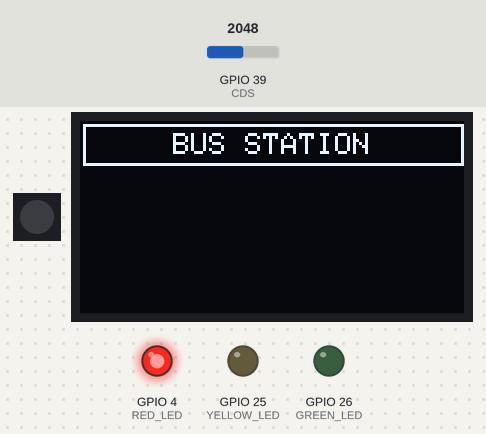
The sketch below on a simulated ESP32. Parts: 1 RGB LEDs in strip order, left to right, 128×64 one-colour display, output pins drawn as LEDs (lit = HIGH). Inputs (shaded band) come from the test bench; at power-on: GPIO 39 (CDS) = 2048. Dim RGB values are drawn brighter than linear; WiFi joins after 1.5 s; servers stay silent unless stated; uploads are accepted with an empty reply; what the sketch prints to the serial monitor is not drawn.

Above: at 2.7 s.
2.8 s: GPIO 39 (CDS) set to 1267
5.8 s: GPIO 39 (CDS) set to 1141
At 7.2 s:
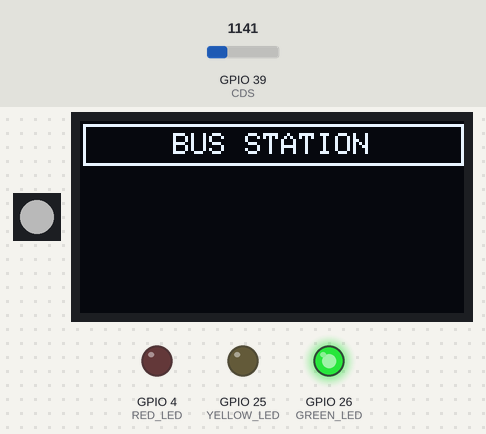
7.5 s: GPIO 39 (CDS) set to 1228
At 8.9 s:
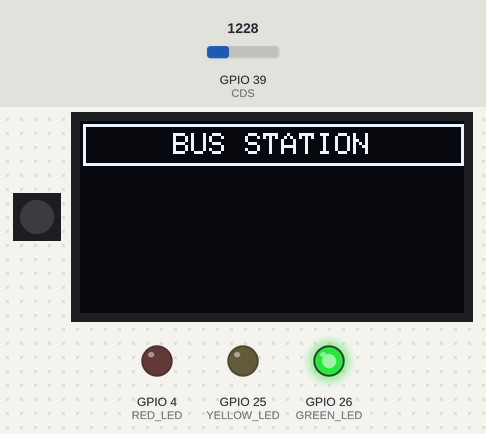
10.5 s: GPIO 39 (CDS) set to 1160
At 12.4 s:
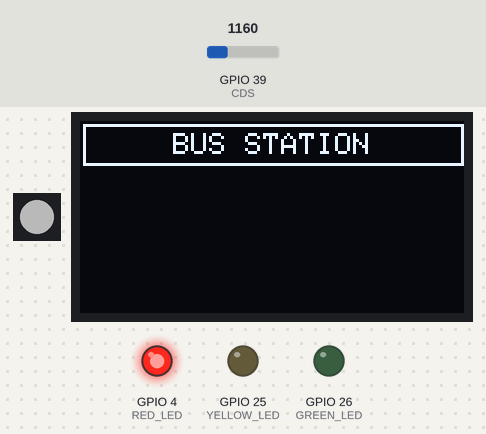
12.7 s: GPIO 39 (CDS) set to 1240
At 13.9 s:
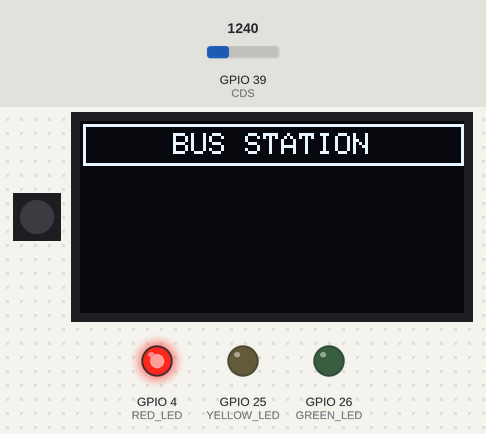
14.5 s: GPIO 39 (CDS) set to 491
At 17.5 s:
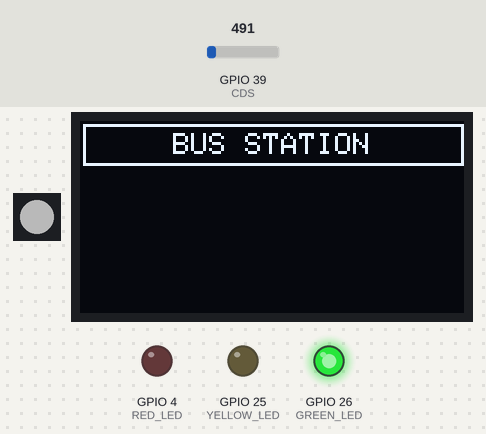
Timing chart, 0 to 18.5 s (numbered marks = the images above; inputs shaded):
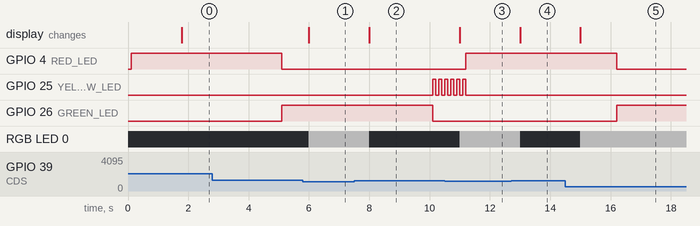

The sketch:

03.smart_bus_station_api_oled.ino
```cpp
#include <Ticker.h>// 타이머인터럽트 헤더파일

//신호등 핀번호 설정(1)
//**********************************
#define RED_LED 4
#define YELLOW_LED 25
#define GREEN_LED 26

Ticker ticker; // Ticker 생성자
Ticker ticker2;

int traffic_timer = 0; // 신호등타이머 카운트 변수
bool yellow_state = false; // 노란LED 상태변수
//**********************************

//CDS 및 네오픽셀 설정(2)추가코드
//**********************************
#include <Adafruit_NeoPixel.h>//네오픽셀 헤더파일
#define PIN          27
#define NUMPIXELS    1
Adafruit_NeoPixel pixels(NUMPIXELS, PIN, NEO_GRB + NEO_KHZ800);

#define CDS 39
//**********************************

// WiFi 및 API 설정(3)
//**********************************
#include <WiFi.h>
#include <HTTPClient.h>
#include <ArduinoJson.h>

// WiFi 설정
char* ssid = "KT_GiGA_2G_makeitnow";
char* password = "makeitnow1";

// API URL
String serviceKey = "Ix2k8uPptp%2B2wxT6OAoD%2FAFXinE8TJ00ZL%2BlbW3tsaum6domZHCRrJZS1LvxGqta%2F2vvpPhg1xFCpl30UicBxw%3D%3D";
String cityCode = "31020";
String nodeId = "GGB206000532";
String basicUrl = "http://apis.data.go.kr/1613000/ArvlInfoInqireService/getSttnAcctoArvlPrearngeInfoList";

// 버스번호와 시간을 저장할 구조체
struct BusInfo {
  String busNumber;
  int arrivalTime;
};

// 최대 10개의 버스를 저장할 수 있는 배열
BusInfo busList[10];
int bus_count = 0;

String bus_routeno;
int bus_arrtime;
//**********************************

// OLED 설정(3)
//**********************************
#include <Adafruit_GFX.h>
#include <Adafruit_SSD1306.h>

#define SCREEN_WIDTH 128
#define SCREEN_HEIGHT 64
#define OLED_RESET     -1
#define SCREEN_ADDRESS 0x3C
Adafruit_SSD1306 display(SCREEN_WIDTH, SCREEN_HEIGHT, &Wire, OLED_RESET);

int bus_time=0;
int minute=0;
int second=0;

BusInfo printList[10];
int print_count = 0;

bool newData = false;
//**********************************


void setup() {

  //신호등 핀을 출력으로 설정(1)
  //**********************************
  pinMode(RED_LED, OUTPUT);
  pinMode(YELLOW_LED, OUTPUT);
  pinMode(GREEN_LED, OUTPUT);
  //**********************************

    //네오픽셀 초기화(2)추가코드
  //**********************************
  pixels.begin();
  pixels.clear();
  //**********************************

  //100ms 간격으로 인터럽트 발생
  ticker.attach(0.1, controlTrafficLight);
  ticker2.attach(0.5, controlNeopixel);

  Serial.begin(9600);

  // OLED 설정(3)추가코드
  //**********************************
  if (!display.begin(SSD1306_SWITCHCAPVCC, SCREEN_ADDRESS)) {
    Serial.println(F("SSD1306 allocation failed"));
    for (;;);
  }

  display.clearDisplay();
  display.setTextColor(1);
  display.setCursor(0, 0);
  display.println("Connecting...");
  display.display();
  //**********************************

  // WiFi 및 API 설정(3)추가코드
  //**********************************
  connectToWifi();
  //**********************************
}

void loop() {
  getApiData();
  displayBusInfo();
  delay(30000);
}


//신호등의 움직임을 제어하는 함수(1)
//**********************************
void controlTrafficLight(){

  if(traffic_timer>110){
    traffic_timer=0;
  }
  if(traffic_timer<50){
    setTrafficLight(1,0,0);
  }
  else if(traffic_timer<100){
    setTrafficLight(0,0,1);
  }
  else{
    yellow_state = !yellow_state;
    setTrafficLight(0,yellow_state,0);
  }
  traffic_timer++;
}
//**********************************

//신호등의 LED를 제어하는 함수(1)
//**********************************
void setTrafficLight(bool red, bool yellow, bool green){
  digitalWrite(RED_LED, red);
  digitalWrite(YELLOW_LED, yellow);
  digitalWrite(GREEN_LED, green);
}
//**********************************

//네오픽셀 제어 함수(2) 추가코드
//**********************************
void controlNeopixel(){
  int CDS_value = analogRead(CDS);
  if(CDS_value<1200){
    pixels.setPixelColor(0, pixels.Color(70, 70, 70));
    pixels.show();
  }
  else{
    pixels.setPixelColor(0, pixels.Color(0, 0, 0));
    pixels.show();
  }
}
//**********************************

// WiFi 연결 함수(3)
//**********************************
void connectToWifi() {
  WiFi.begin(ssid, password);
  Serial.print("Connecting to WiFi");
  while(WiFi.status() != WL_CONNECTED) {
    delay(500);
    Serial.print(".");
  }
  Serial.println("Connected!");
}
//**********************************

// API 데이터 가져오기 함수(3)
//**********************************
void getApiData() {
  if (WiFi.status() == WL_CONNECTED) {
    HTTPClient Http; //HTTP 생성자
    //URL생성
    String apiURL = basicUrl + "?serviceKey=" + serviceKey
                    + "&cityCode=" + cityCode + "&nodeId=" + nodeId + "&_type=json";
    Http.begin(apiURL);
    int httpResponseCode = Http.GET();

    if(httpResponseCode == 200) {
      Serial.println("URL Connection");
      String response = Http.getString(); //JSON타입의 원시데이터 저장
      readBusData(response);
      sortBusData();
    } else {
      Serial.println("Error on HTTP request: " + String(httpResponseCode));
    }
    Http.end();
  }
}
//**********************************

// API데이터를 정리하는 함수(3)
//**********************************
void readBusData(String response) {
  DynamicJsonDocument doc(2048);  // 2048 바이트의 동적 메모리 할당
  // JSON 데이터 파싱
  DeserializationError error = deserializeJson(doc, response);
  // 에러발생시 에러처리
  if (error) {
    Serial.print("JSON parsing failed: ");
    Serial.println(error.c_str());
    return;
  }

  // JSON 배열에 버스 데이터를 추출
  JsonArray items = doc["response"]["body"]["items"]["item"];
  bus_count = 0;
  // for 문을 이용해 items 배열에 인덱스로 접근
  for (int i = 0; i < items.size(); i++) {
    JsonObject data = items[i];  // items 배열의 i번째 요소 접근
    bus_routeno = String(data["routeno"]);   // 버스 번호
    bus_arrtime = data["arrtime"];   // 도착 시간
    if(bus_routeno.toInt()==0){
      continue;
    }
    // 버스 정보를 배열에 저장
    busList[bus_count].busNumber = bus_routeno;
    busList[bus_count].arrivalTime = bus_arrtime;
    bus_count++;
  }
}
//**********************************

// 도착 시간을 기준으로 버스 데이터를 정렬하는 함수(3)
//**********************************
void sortBusData() {
  // 버블 정렬로 도착 시간을 기준으로 정렬
  for (int i = 0; i < bus_count - 1; i++) {
    for (int j = 0; j < bus_count - i - 1; j++) {
      if (busList[j].arrivalTime > busList[j + 1].arrivalTime) {
        // 두 버스 정보를 교환
        BusInfo temp = busList[j];
        busList[j] = busList[j + 1];
        busList[j + 1] = temp;
      }
    }
  }

  print_count = 0;  // printList에 저장된 버스 수
  for (int i = 0; i < bus_count; i++) {
    newData = false;
    // 이전에 이미 추가된 버스 번호인지 확인
    for (int j = 0; j < print_count; j++) {
      if (busList[i].busNumber == printList[j].busNumber) {
        newData = true;
        break;
      }
    }
    // 중복되지 않은 버스 번호만 printList에 추가
    if (!newData) {
      printList[print_count] = busList[i];
      print_count++;
    }
  }
}
//**********************************

//OLED 출력
//**********************************
void displayBusInfo() {
  display.clearDisplay();
  display.drawRect(1, 1, 127, 14, 1);
  display.setCursor(31,4);
  display.println("BUS STATION");

  int y =20;
  for (int i = 0; i < print_count; i++) {
    bus_time = printList[i].arrivalTime;
    minute = bus_time / 60;
    second = bus_time % 60;

    display.setCursor(1 , y);
    display.println(printList[i].busNumber);
    display.setCursor(60 , y);
    display.println(String(minute) + "m " + String(second) + "s");
    y += 9;
  }
  display.display();
}
//**********************************
```

Measured:
- the behaviour switches between 1200 and 1199 on GPIO 39 (CDS) (found by bisection; images 0 and 1)
- after the input at 5.8 s, RGB LED 0: off → RGB(70, 70, 70) after 0.20 s
- after the input at 7.5 s, RGB LED 0: RGB(70, 70, 70) → off after 0.50 s
- after the input at 10.5 s, RGB LED 0: off → RGB(70, 70, 70) after 0.50 s
- after the input at 12.7 s, RGB LED 0: RGB(70, 70, 70) → off after 0.30 s
- after the input at 14.5 s, RGB LED 0: off → RGB(70, 70, 70) after 0.50 s
